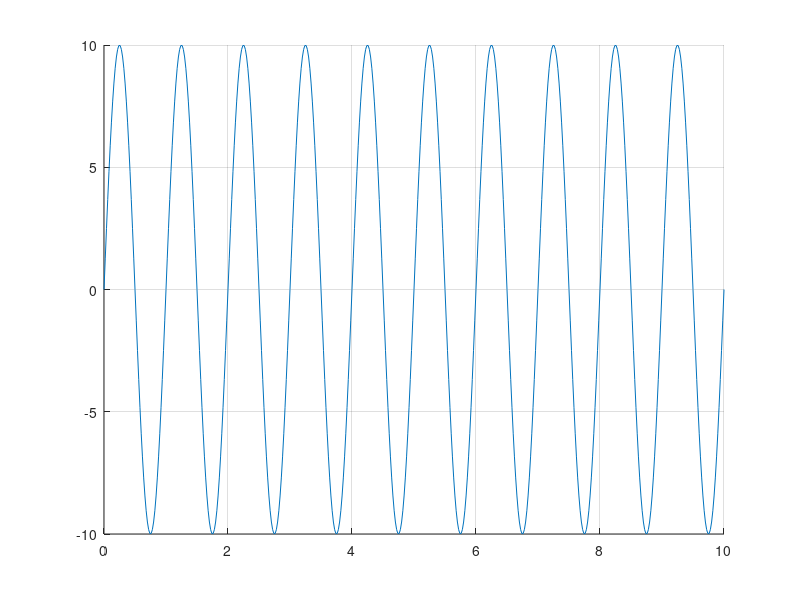

Recreate this plot in MATLAB.
sampling_period = 20; %ms
frequency = 1; %hertz
amplitude = 10; %degrees
offset = 0; %degrees
time = [0: 0.020: 10];

%%%%%%%%%%%%%%%%%%%%%%%%%%%%%%%%%%%%%
out = amplitude*sin(time*2*pi*frequency)+offset;

figure(1)
hold on
grid on
plot (time, out)

fileID = fopen('trajectory.txt','w');
%A = [time; out];
%fprintf(fileID,'%6.3f %6.3f\n',A);
A = [out];
fprintf(fileID,'%6.3f\n',A);
fclose(fileID);